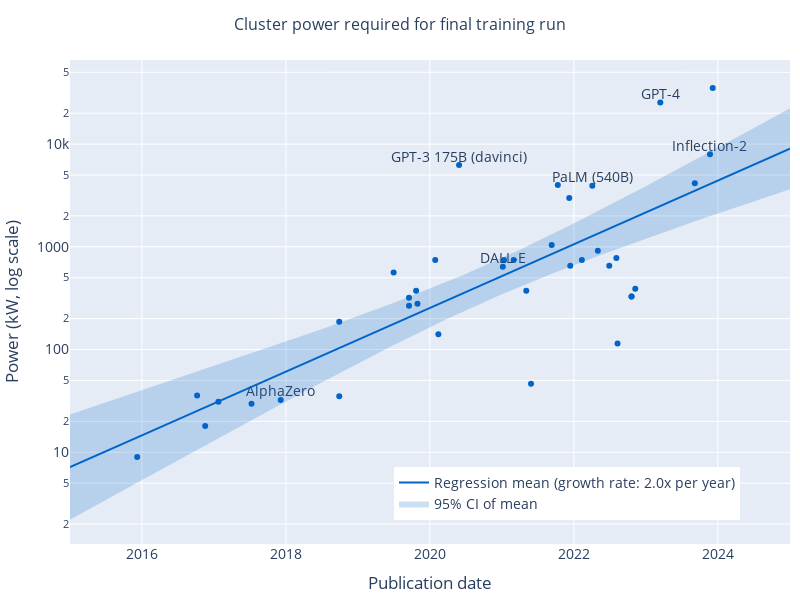

Notebook code for this chart:
### Markdown cell above
## Power plot

### Code cell
label_systems = ['GNMT', 'AlphaGo Master', 'AlphaGo Zero', 'AlphaZero', 'DALL-E', 'GPT-3 175B (davinci)', 'PaLM (540B)', 'Llama 2-70B', 'Falcon 180B', 'GPT-4', 'Gemini 1.0 Ultra', 'Inflection-2']

fig = px.scatter(
    filtered_component_cost_df,
    x='Publication date',
    y=power_col,
    log_y=True,
)

# Marker color
fig.update_traces(
    marker=dict(
        color='rgb(0,100,200)',
    ),
    selector=dict(mode='markers'),
)

fig.add_scatter(
    x=filtered_component_cost_df.loc[filtered_component_cost_df['System'].isin(label_systems)]['Publication date'],
    y=filtered_component_cost_df.loc[filtered_component_cost_df['System'].isin(label_systems)][power_col],
    text=filtered_component_cost_df.loc[filtered_component_cost_df['System'].isin(label_systems)]['System'],
    mode='text',
    showlegend=False,
)

# Shade in CI
fig.add_scatter(
    x=predicted_power_df['Publication date'],
    y=10**predicted_power_df['mean_ci_lower'],
    mode='lines',
    line=dict(width=0),
    showlegend=False,
)
fig.add_scatter(
    x=predicted_power_df['Publication date'],
    y=10**predicted_power_df['mean_ci_upper'],
    mode='lines',
    fill='tonexty',
    fillcolor='rgba(0,100,200,0.2)',
    line=dict(width=0),
    name='95% CI of mean',
)
fig.add_scatter(
    x=predicted_power_df['Publication date'],
    y=10**predicted_power_df['mean'],
    mode='lines',
    line=dict(color='rgb(0,100,200)'),
    name=f'Regression mean (growth rate: {10**power_reg_results.params[1]:.1f}x per year)',
)

fig.update_traces(textposition='top center')

# axis limits
fig.update_xaxes(range=['2015-01-01', '2025-01-01'])
# fig.update_yaxes(range=[1, 6])

# legend on bottom-right of the axes
fig.update_layout(
    legend=dict(
        x=0.45,
        y=0.05,
    )
)

# axis labels
fig.update_xaxes(title_text='Publication date')
fig.update_yaxes(title_text='Power (kW, log scale)')

# title
fig.update_layout(title_text='Cluster power required for final training run')

# update size
fig.update_layout(
    autosize=False,
    width=800,
    height=600,
    title_font=dict(
        size=16,
    ),
    title_x=0.5,
)

# font size
fig.update_layout(
    font=dict(
        size=14,
    )
)

# axis limits
fig.update_xaxes(range=[pred_start_date, pred_end_date])

# margins
fig.update_layout(margin=dict(l=10, r=10, t=60, b=10))

save_plot(fig, results_dir, 'power_regression')

fig.show()
